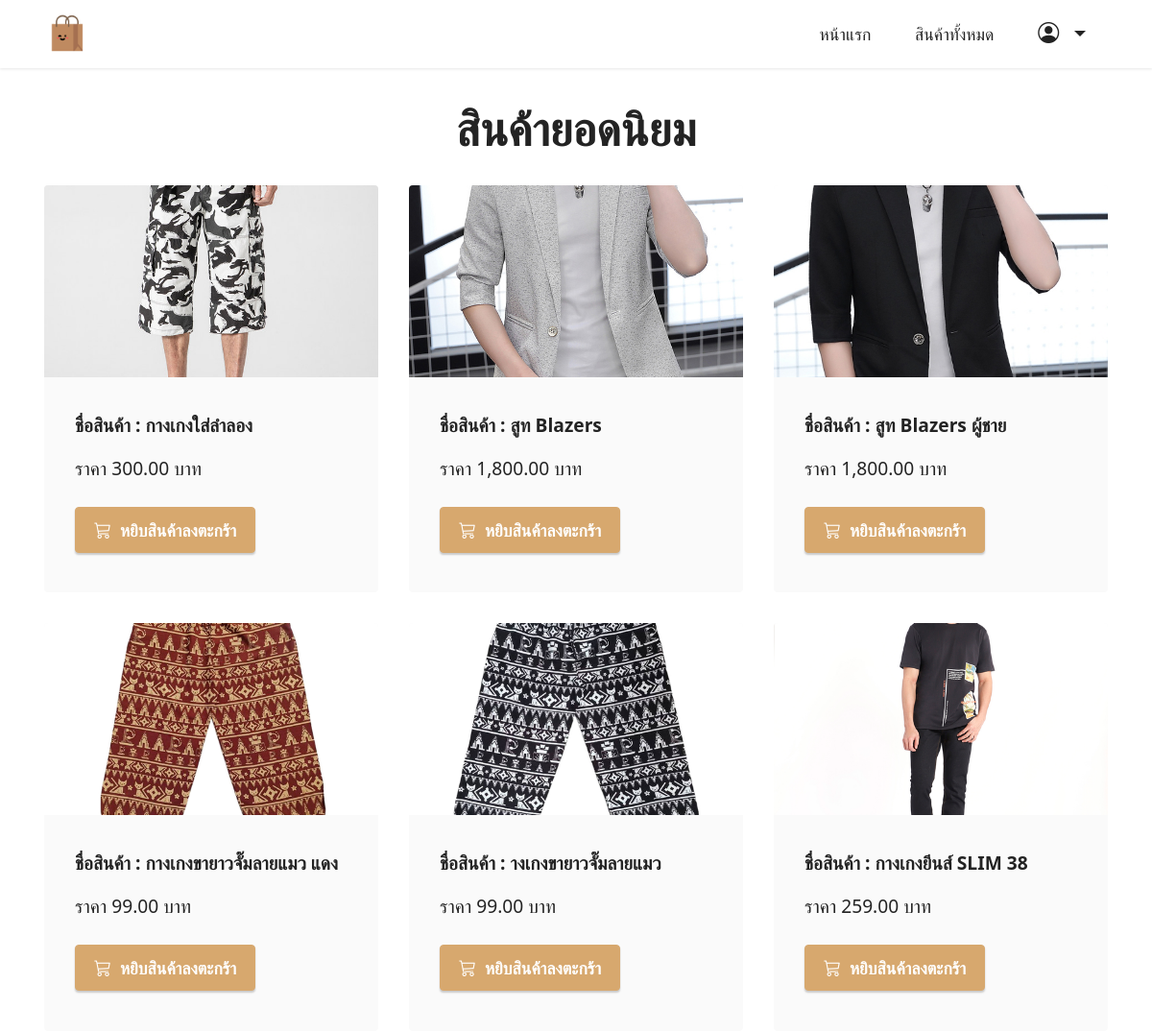
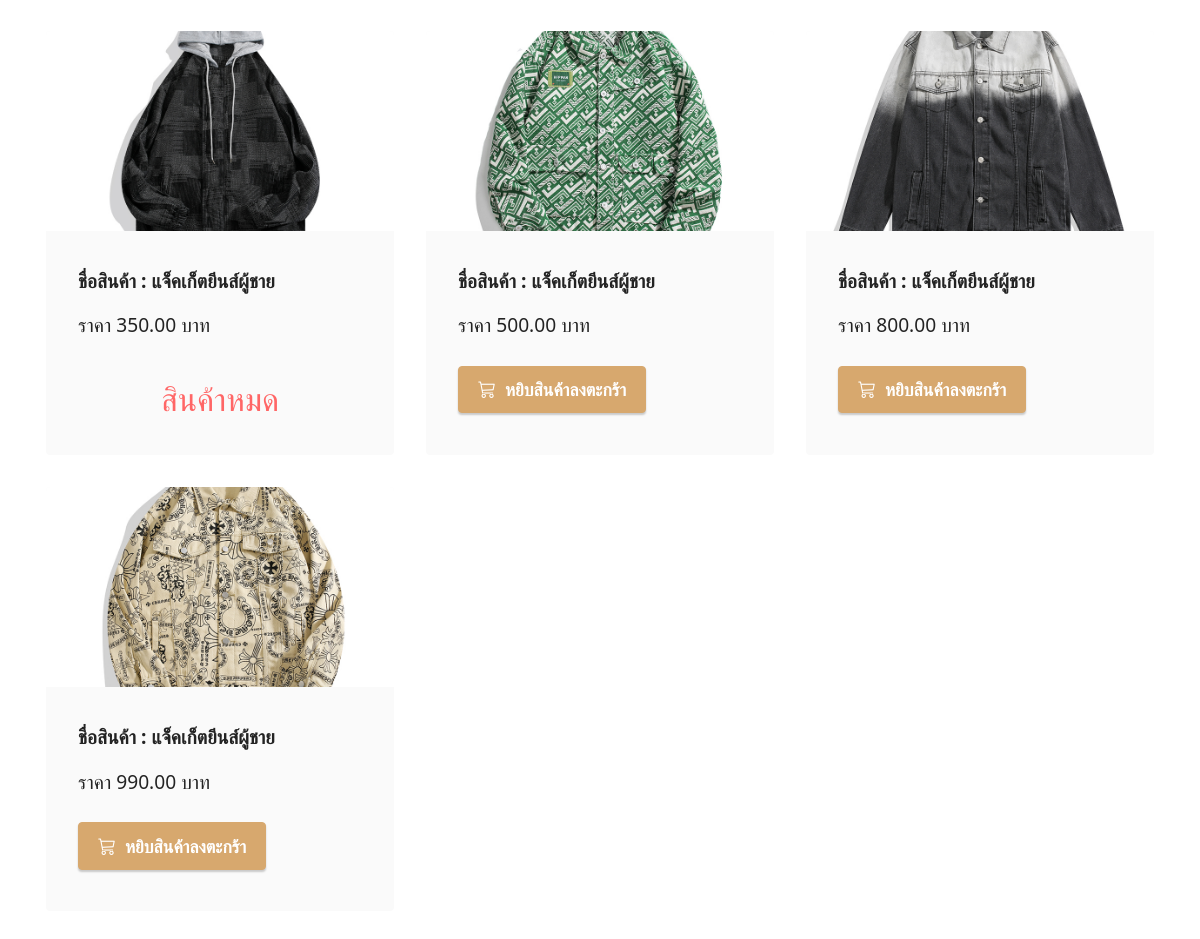
The page / on the database its author committed (2 pictures, top to bottom).
### productsapp/models.py (models this page shows)
class Product(models.Model):
    name=models.CharField(max_length=50)
    description=models.TextField()
    price=models.DecimalField(max_digits=10,decimal_places=2)
    stock=models.IntegerField()
    isTrending=models.BooleanField(default=False)
    image=models.ImageField(upload_to="products",blank=True)

### productsapp/views.py (the view)
# urls.py: path("",views.index),
def index(request):
    products=Product.objects.filter(isTrending=True)
    return render(request,"index.html",{"products":products})

### productsapp/templates/index.html (shortened to what this page needs)
{% extends "layout.html" %}
{% load humanize %}
{% block content %}
<section class="content2 cid-tsEQSCqggh" id="content2-2">
        <div class="container">
            <div class="mbr-section-head">
                <h4 class="mbr-section-title mbr-fonts-style align-center mb-0 display-2">
                    <strong>สินค้ายอดนิยม</strong>
                </h4>
            </div>
            <div class="row mt-4">
                {% for product in products %}
                <div class="item features-image сol-12 col-md-6 col-lg-4">
                    <div class="item-wrapper">
                        <div class="item-img">
                            <a href="{% url 'productDetail' product.id %}">
                                <img src="{{product.image.url}}">
                            </a>
                        </div>
                        <div class="item-content">
                            <h6 class="item-subtitle mbr-fonts-style mt-1 display-7">
                                <strong>ชื่อสินค้า : {{product.name}}</strong>
                            </h6>
                            <p class="mbr-text mbr-fonts-style mt-3 display-7">ราคา {{product.price | intcomma }} บาท</p>
                        </div>
                        <div class="mbr-section-btn item-footer mt-2">
                            {% if product.stock <= 0 %}
                                <h2 class="text-secondary text-center">สินค้าหมด</h2>
                            {% else %}
                                <a href="{%url 'addCart' product.id %}" class="btn btn-primary display-4">
                                    <i class="bi bi-cart3"></i></i>&nbsp;
                                    หยิบสินค้าลงตะกร้า
                                </a>
                            {% endif %}
                        </div>
                    </div>
                </div>
                {% endfor %}
            </div>
        </div>
</section>
{% endblock %}

### productsapp/templates/layout.html (shortened to what this page needs)
<!DOCTYPE html>
<html>
{% load static %}
<head>
    <link href="https://cdn.jsdelivr.net/npm/bootstrap@5.0.2/dist/css/bootstrap.min.css" rel="stylesheet">
    <link rel="stylesheet" href="https://cdn.jsdelivr.net/npm/bootstrap-icons@1.10.5/font/bootstrap-icons.css">
    <link rel="stylesheet" href="{% static 'assets/dropdown/css/style.css' %}">
    <link rel="stylesheet" href="{% static 'assets/theme/css/style.css' %}">
    <link rel="stylesheet" href="{% static 'assets/custom/css/custom-style.css' %}" type="text/css">
</head>
<body>
    <section class="menu menu3 cid-tsEQosCCDP" id="menu3-0">
        <nav class="navbar navbar-dropdown navbar-fixed-top navbar-expand-lg">
            <div class="container">
                <div class="navbar-brand">
                    <span class="navbar-logo">
                        <a href="/">
                            <img src="{% static 'assets/image/shopping-bag.png' %}" style="height: 3rem;">
                        </a>
                    </span>
                </div>
                <div class="collapse navbar-collapse" id="navbarSupportedContent">
                    <ul class="navbar-nav nav-dropdown nav-right" data-app-modern-menu="true">
                        <li class="nav-item">
                            <a class="nav-link link text-black show display-4" href="/">หน้าแรก</a>
                        </li>
                        <li class="nav-item">
                            <a class="nav-link link text-black show display-4" href="/products">สินค้าทั้งหมด</a>
                        </li>
                        {% if request.user.is_authenticated %}
                            <li class="nav-item dropdown">
                                <a class="nav-link link text-black dropdown-toggle show display-4" data-toggle="dropdown-submenu" data-bs-toggle="dropdown" data-bs-auto-close="outside" aria-expanded="false">
                                    <span class="bi bi-person-circle iconfont"></span>
                                </a>
                                <div class="dropdown-menu show" aria-labelledby="dropdown-751" data-bs-popper="none">
                                    <a class="text-black show dropdown-item display-4" href="/orderHistory">สวัสดี , {{request.user.username}}</a>
                                    <a class="text-black show dropdown-item display-4" href="/logout">ออกจากระบบ</a>
                                </div>
                            </li>
                            <li class="nav-item">
                                <a class="nav-link link text-black show display-4" href="/cart">
                                    <span class="bi bi-cart3 iconfont iconfont-btn"></span>
                                </a>
                            </li>
                        {% else %}
                            <li class="nav-item dropdown">
                                <a class="nav-link link text-black dropdown-toggle show display-4" data-toggle="dropdown-submenu" data-bs-toggle="dropdown" data-bs-auto-close="outside" aria-expanded="false">
                                    <span class="bi bi-person-circle iconfont"></span>
                                </a>
                            </li>
                        {% endif %}
                    </ul>
                </div>
            </div>
        </nav>
    </section>
    {% block content %}
    {% endblock %}
</body>
</html>

### productsapp/static/assets/dropdown/css/style.css (style rules this page uses)
.navbar-dropdown { left: 0; padding: 0; position: absolute; right: 0; top: 0; transition: all 0.45s ease; z-index: 1030; background: #282828; }
.navbar-dropdown .navbar-logo { margin-right: 0.8rem; transition: margin 0.3s ease-in-out; vertical-align: middle; }
.navbar-dropdown .navbar-logo img { height: 3.125rem; transition: all 0.3s ease-in-out; }
.navbar-dropdown.navbar-fixed-top { position: fixed; }
.navbar-dropdown .navbar-brand span { vertical-align: -4px; }
.nav-dropdown { font-size: 0.75rem; font-weight: 500; height: auto !important; }
.nav-dropdown .link { margin: 0.667em 1.667em; font-weight: 500; padding: 0; transition: color 0.2s ease-in-out; }
.nav-dropdown .link.dropdown-toggle { margin-right: 2.583em; }
.nav-dropdown .link.dropdown-toggle::after { margin-left: 0.25rem; border-top: 0.35em solid; border-right: 0.35em solid transparent; border-left: 0.35em solid transparent; border-bottom: 0; }
.nav-dropdown .link::after, .nav-dropdown .dropdown-item::after { color: inherit; }

### productsapp/static/assets/theme/css/style.css (style rules this page uses)
section { background-color: #ffffff; }
body { font-style: normal; line-height: 1.5; font-weight: 400; color: #232323; position: relative; }
section, .container, .container-fluid { position: relative; word-wrap: break-word; }
a { font-style: normal; font-weight: 400; cursor: pointer; }
a, a:hover { text-decoration: none; }
.mbr-section-title { font-style: normal; line-height: 1.3; }
.mbr-text { font-style: normal; line-height: 1.7; }
h1, h2, h3, h4, h5, h6, .display-1, .display-2, .display-4, .display-5, .display-7, span, p, a { line-height: 1; word-break: break-word; word-wrap: break-word; font-weight: 400; }
b, strong { font-weight: bold; }
section { background-position: 50% 50%; background-repeat: no-repeat; background-size: cover; }
.align-center { text-align: center; }
img, iframe { display: block; width: 100%; }
.mbr-section-btn { margin-left: -0.6rem; margin-right: -0.6rem; font-size: 0; }
.btn { font-weight: 600; border-width: 1px; font-style: normal; margin: 0.6rem 0.6rem; white-space: normal; transition: all 0.2s ease-in-out; display: inline-flex; align-items: center; justify-content: center; word-break: break-word; }
.menu .navbar-brand { display: -webkit-flex; }
.menu .navbar-brand span { display: flex; display: -webkit-flex; }
.menu .navbar-brand .navbar-logo img { display: -webkit-flex; width: auto; }
@media (min-width: 992px) { .menu .navbar-nav.nav-dropdown { display: -webkit-flex; } }
.nav-link .iconfont { margin-right: 0.5rem; }
.navbar { display: -webkit-flex; -webkit-flex-wrap: wrap; -webkit-align-items: center; -webkit-justify-content: space-between; }
.navbar-collapse { -webkit-flex-basis: 100%; -webkit-flex-grow: 1; -webkit-align-items: center; }
.nav-dropdown .link { padding: 0.667em 1.667em !important; margin: 0 !important; }
.row { display: -webkit-flex; -webkit-flex-wrap: wrap; }
html, body { height: auto; min-height: 100vh; }
ul, ol, pre, blockquote { margin-bottom: 2.3125rem; }
.mt-4 { margin-top: 2rem !important; }
@media (min-width: 992px) { .container { padding-left: 16px; padding-right: 16px; } }
@media (min-width: 992px) { .row { margin-left: -16px; margin-right: -16px; } }
@media (min-width: 992px) { .row > [class*=col] { padding-left: 16px; padding-right: 16px; } }
.card-wrapper, .item-wrapper { overflow: hidden; }
.item { position: relative; }

### rows shown on the page
Product: image (picture), name "กางเกงใส่ลำลอง", price "300.00", stock "หยิบสินค้าลงตะกร้า"
Product: image (picture), name "สูท Blazers", price "1,800.00", stock "หยิบสินค้าลงตะกร้า"
Product: image (picture), name "สูท Blazers ผู้ชาย", price "1,800.00", stock "หยิบสินค้าลงตะกร้า"
Product: image (picture), name "กางเกงขายาวจั๊มลายแมว แดง", price "99.00", stock "หยิบสินค้าลงตะกร้า"
Product: image (picture), name "างเกงขายาวจั๊มลายแมว", price "99.00", stock "หยิบสินค้าลงตะกร้า"
Product: image (picture), name "กางเกงยีนส์ SLIM 38", price "259.00", stock "หยิบสินค้าลงตะกร้า"
Product: image (picture), name "แจ็คเก็ตยีนส์ผู้ชาย", price "350.00", stock "สินค้าหมด"
Product: image (picture), name "แจ็คเก็ตยีนส์ผู้ชาย", price "500.00", stock "หยิบสินค้าลงตะกร้า"
Product: image (picture), name "แจ็คเก็ตยีนส์ผู้ชาย", price "800.00", stock "หยิบสินค้าลงตะกร้า"
Product: image (picture), name "แจ็คเก็ตยีนส์ผู้ชาย", price "990.00", stock "หยิบสินค้าลงตะกร้า"
